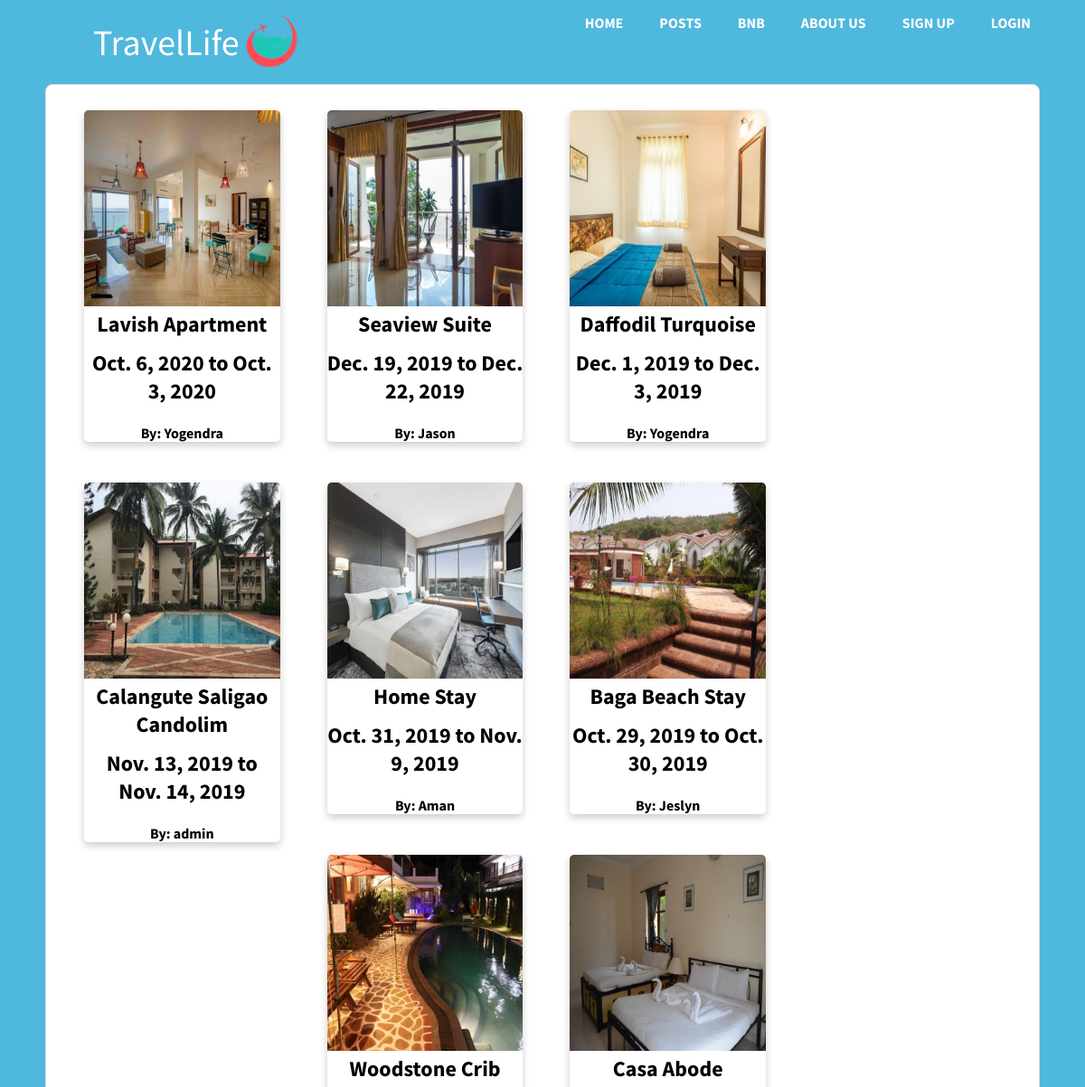
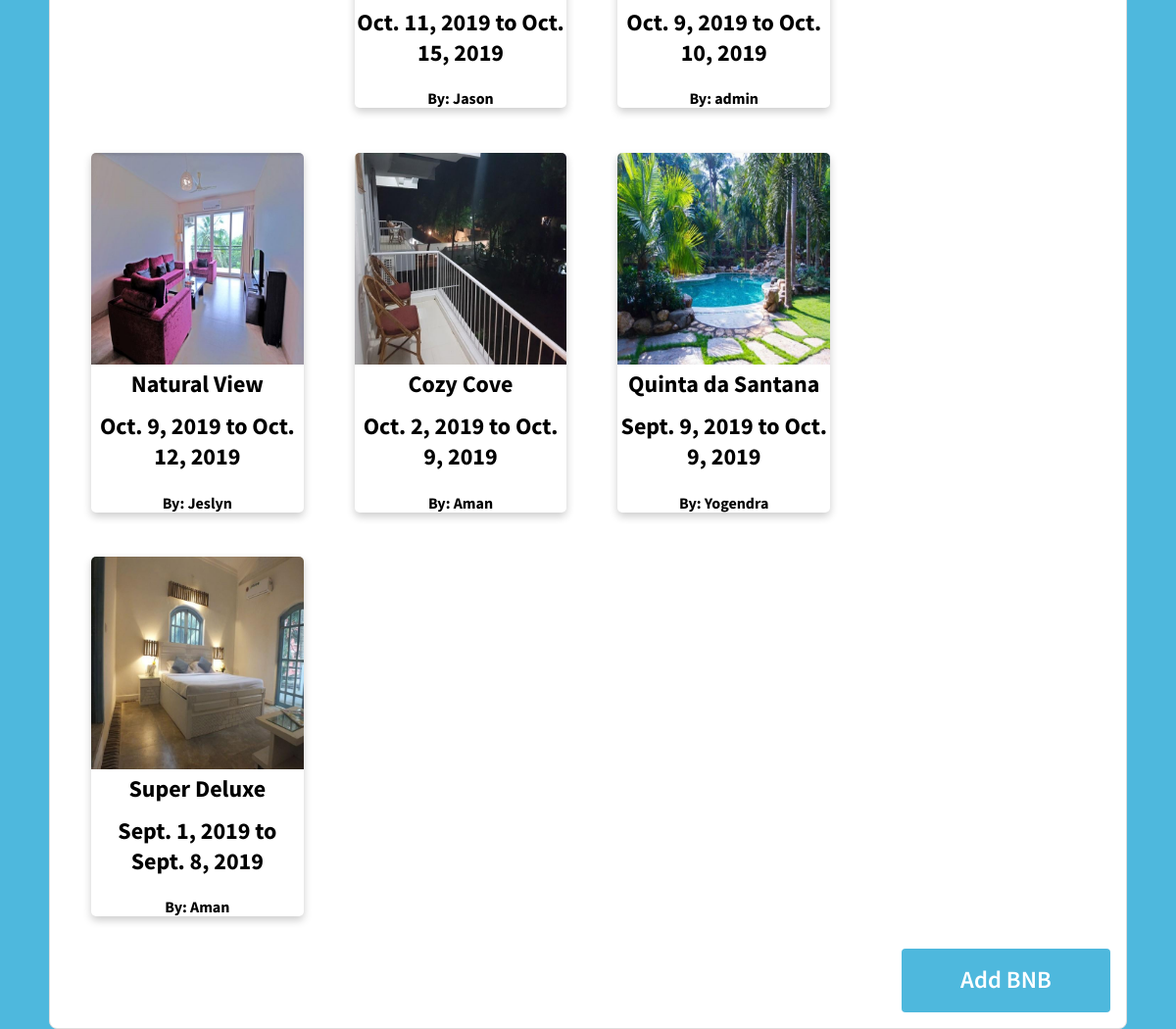
/bnb/, run on the app's committed database (2 pictures, top to bottom).
### bnb/models.py (models this page shows, shortened)
class BNB(models.Model):
	name = models.CharField(max_length=100)
	rooms = models.CharField(max_length=1)
	price = models.CharField(max_length=10)
	start_date = models.DateTimeField(default=timezone.now)
	end_date = models.DateTimeField(default=timezone.now)
	amenities = models.CharField(max_length=100)
	image = models.ImageField(default='bnb_pics/default.jpg', upload_to='bnb_pics')
	author = models.ForeignKey(User, on_delete=models.CASCADE)

### bnb/views.py (the view)
# urls.py: path('', BNBListView.as_view(), name='bnb-home'),
class BNBListView(ListView):
	model = BNB
	template_name = 'bnb/bnb.html'
	context_object_name = 'posts'
	ordering = ['-start_date']

### bnb/templates/bnb/bnb.html (shortened to what this page needs)
{% load static %}
<!DOCTYPE html>
<html>
<head>
	<link rel="stylesheet" type="text/css" href="{% static 'blog/css/main.css' %}">
</head>
<body>
<header>
<nav>
  <ul>
    <li><a href="{% url 'home' %}" title="Let's Go Back Home :)">Home</a></li>
    <li><a href="{% url 'posts-home' %}" title="Find out about the hottest and coolest places on Earth !!">Posts</a></li>
    <li><a href="{% url 'bnb-home' %}" title="Bed & Breakfast !!">BNB</a></li>
    <li><a href="{% url 'about' %}" title="Know More About Us">About Us</a></li>
    {% if user.is_authenticated %}
      <li><a href="{% url 'profile' %}" title="Profile">Profile</a></li>
      <li><a href="{% url 'logout' %}" title="Logout">Logout</a></li>
    {% else %}
      <li><a href="{% url 'signup' %}" title="Sign Up">Sign Up</a></li>
      <li><a href="{% url 'login' %}" title="Login">Login</a></li>
    {% endif %}
  </ul>
</nav>
<table border="0">
		<tr>
			<td>
				<div style="font-size: 40px;color: white;">
				<a href="{% url 'home' %}" style="color: white;">
				TravelLife
				</a>
				</div>
			</td>
			<td>
				<a href="{% url 'home' %}">
					<img src="{% static "blog/logo.png" %}" alt="Logo">
				</a>
			</td>
		</tr>
</table>
</header>
<div class="box">
<div class="row">
{% for post in posts %}
<a href="{% url 'bnb-detail' post.id %}" color="black">
<div class="column">
<div class="container">
<div class="card">
<img src="{{ post.image.url }}" alt="Auth" style="height: 100%; width: 100%;">
 	  <center>
 	  <h2> {{ post.name }} </h2>
    <h2> {{ post.start_date|date }} to {{ post.end_date|date }} </h2>
    <h4> By: {{ post.author }} </h4>
    </center>
</a>
</div>
</div>
{% endfor %}
<a href="{% url 'bnb-create' %}">
    <button type="button">Add BNB</button>
</a>
</body>
</html>

### blog/static/blog/css/main.css (style rules this page uses)
body { background-color: #4eb8dd; margin: 0; padding : 0; width: 100%; font-size: 16px; font-family: 'Source Sans Pro', sans-serif; font-weight: 400; -webkit-font-smoothing: antialiased; }
h2 { margin: 0 0 12px; display: block; font-weight: 700; font-family: 'Source Sans Pro', sans-serif; }
header { padding: 10px 100px; box-sizing: border-box; }
nav { width: 50% height:50px; background : #4eb8dd; border-top: 1px solid rgba(255 255 255 .2); border-bottom: 1px solid rgba(255 255 255 .2); position: fixed; top: 0; right: 0; padding-right: 20px; }
nav ul { display: flex; margin: 0; padding: 0 20px; float: right; }
nav ul li { list-style: none; }
nav ul li a { display: block; color: #fff; padding:0 20px; text-decoration: none; text-transform: uppercase; font-weight: bold; line-height:50px; }
a { text-decoration: none; color: black; }
.column { float: left; width: 23.33%; padding: 10px; }
.row::after { content: ""; clear: both; display: table; }
.card { box-shadow: 0 4px 8px 0 rgba(0,0,0,0.2); transition: 0.3s; border-radius: 5px; background-color: #ffffff; }
img { border-radius: 5px 5px 0 0; }
.container { padding: 2px 16px; }

### bnb/templates/bnb/bnb.html (style rules this page uses)
.box { display: block; position: absolute; margin-left: 50px; margin-right: 50px; margin-bottom: 100px; background-color: #FFF; padding: 1em; box-sizing: border-box; border: solid 1px #DDD; border-radius: .5em; font-family: 'Source Sans Pro', sans-serif; }
.box button { display: block; margin: 0; float: right; padding: .65em 1em 1em; background-color: #4eb8dd; border: none; border-radius: 4px; box-sizing: border-box; box-shadow: none; width: 20%; height: 65px; font-size: 1.55em; color: #FFF; font-weight: 600; font-family: inherit; transition: background-color .2s ease-out; }

### data on the page
BNB: image (picture), name "Lavish Apartment", start_date "Oct. 6, 2020", end_date "Oct. 3, 2020", author "Yogendra"
BNB: image (picture), name "Seaview Suite", start_date "Dec. 19, 2019", end_date "Dec. 22, 2019", author "Jason"
BNB: image (picture), name "Daffodil Turquoise", start_date "Dec. 1, 2019", end_date "Dec. 3, 2019", author "Yogendra"
BNB: image (picture), name "Calangute Saligao Candolim", start_date "Nov. 13, 2019", end_date "Nov. 14, 2019", author "admin"
BNB: image (picture), name "Home Stay", start_date "Oct. 31, 2019", end_date "Nov. 9, 2019", author "Aman"
BNB: image (picture), name "Baga Beach Stay", start_date "Oct. 29, 2019", end_date "Oct. 30, 2019", author "Jeslyn"
BNB: image (picture), name "Woodstone Crib", start_date "Oct. 11, 2019", end_date "Oct. 15, 2019", author "Jason"
BNB: image (picture), name "Casa Abode", start_date "Oct. 9, 2019", end_date "Oct. 10, 2019", author "admin"
BNB: image (picture), name "Natural View", start_date "Oct. 9, 2019", end_date "Oct. 12, 2019", author "Jeslyn"
BNB: image (picture), name "Cozy Cove", start_date "Oct. 2, 2019", end_date "Oct. 9, 2019", author "Aman"
BNB: image (picture), name "Quinta da Santana", start_date "Sept. 9, 2019", end_date "Oct. 9, 2019", author "Yogendra"
BNB: image (picture), name "Super Deluxe", start_date "Sept. 1, 2019", end_date "Sept. 8, 2019", author "Aman"
